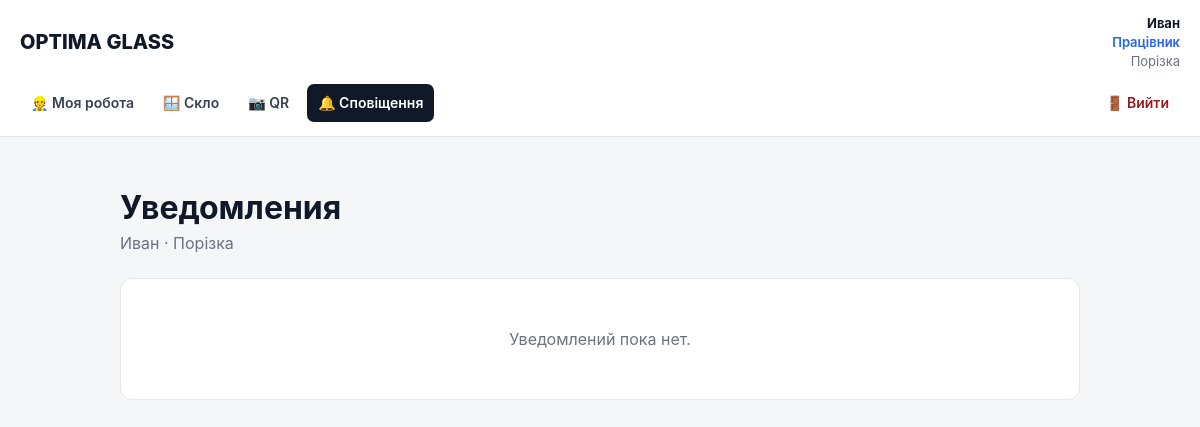
Page /notifications.php (signed in) on the earlier database version.
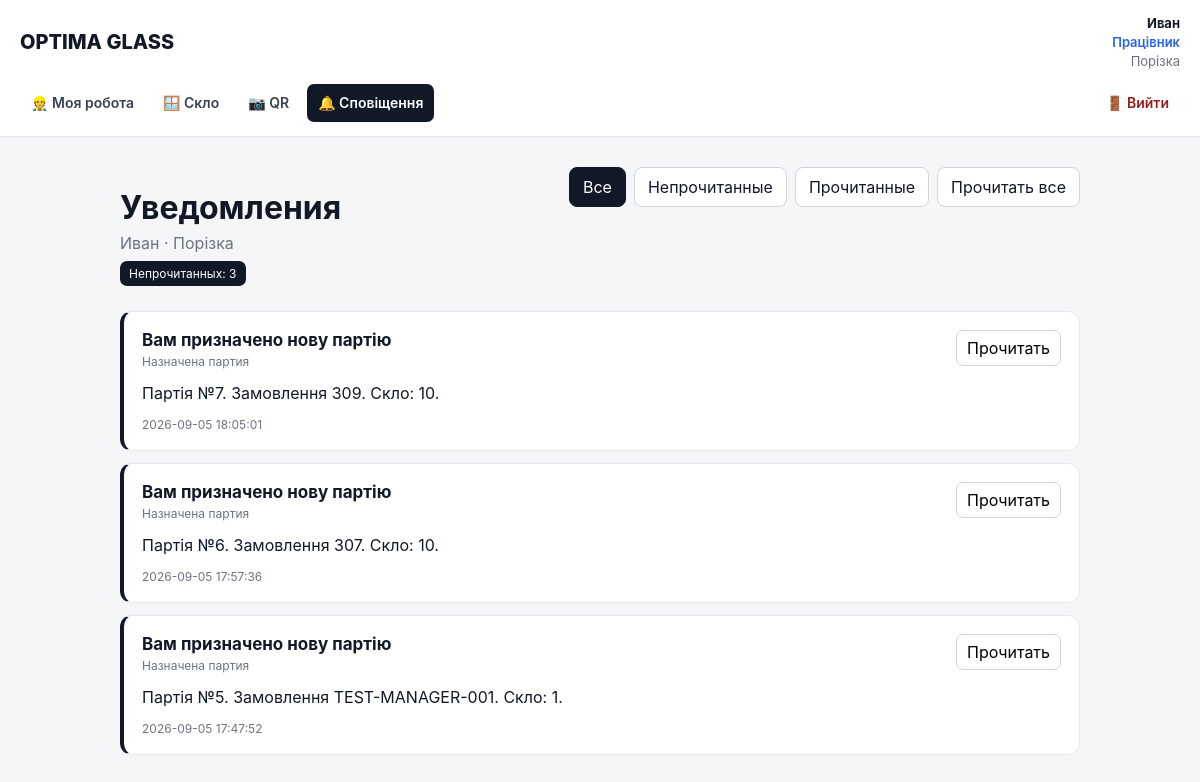
Same page on the later database version.
### tables this page shows
CREATE TABLE users (
        id INTEGER PRIMARY KEY AUTOINCREMENT,
        name TEXT NOT NULL,
        email TEXT NOT NULL UNIQUE,
        password TEXT NOT NULL,
        role TEXT NOT NULL DEFAULT 'employee',
        active INTEGER NOT NULL DEFAULT 1,
        created_at TEXT NOT NULL DEFAULT CURRENT_TIMESTAMP
    , stage_id INTEGER REFERENCES production_stages(id));

CREATE TABLE production_stages (
    id INTEGER PRIMARY KEY AUTOINCREMENT,
    name TEXT NOT NULL UNIQUE,
    active INTEGER NOT NULL DEFAULT 1,
    created_at TEXT NOT NULL DEFAULT CURRENT_TIMESTAMP
, execution_mode TEXT NOT NULL DEFAULT 'single');

CREATE TABLE notifications (
    id INTEGER PRIMARY KEY AUTOINCREMENT,

    user_id INTEGER NOT NULL,

    type TEXT NOT NULL,
    title TEXT NOT NULL,
    message TEXT NOT NULL,

    entity_type TEXT,
    entity_id INTEGER,

    channel TEXT NOT NULL DEFAULT 'in_app',
    status TEXT NOT NULL DEFAULT 'unread',

    read_at TEXT,
    sent_at TEXT,

    created_at TEXT NOT NULL DEFAULT CURRENT_TIMESTAMP,

    FOREIGN KEY (user_id) REFERENCES users(id) ON DELETE CASCADE
);

### src/auth.php (called while the page is built, shortened)
<?php
require_once __DIR__ . '/db.php';
function current_user(): ?array
{
    global $db;
    $stmt = $db->prepare("
        SELECT
            u.id,
            u.name,
            u.email,
            u.role,
            u.active,
            u.stage_id,
            ps.name AS stage_name
        FROM users u
        LEFT JOIN production_stages ps
            ON ps.id = u.stage_id
        WHERE u.id = :id
          AND u.active = 1
        LIMIT 1
    ");
    $stmt->execute([
        ':id' => (int) $_SESSION['user_id'],
    ]);
    $user = $stmt->fetch(PDO::FETCH_ASSOC);
    return $user;
}
function require_user(): array
{
    $user = current_user();
    return $user;
}

### public/notifications.php (the view, shortened to what the rows shown need)
<?php
require __DIR__ . '/../src/auth.php';
$user = require_user();
function e(?string $value): string
{
    return htmlspecialchars(
        $value ?? '',
        ENT_QUOTES,
        'UTF-8'
    );
}
function notificationTypeLabel(string $type): string
{
    return match ($type) {
        'glass_moved' => 'Стекло перемещено',
        'glass_rejected' => 'Брак',
        'critical_order' => 'Критический заказ',
        'batch_assigned' => 'Назначена партия',
        'batch_completed' => 'Партия завершена',
        'production_delay' => 'Задержка производства',
        'order_completed' => 'Заказ завершён',
        default => 'Уведомление',
    };
}
$filter = $_GET['filter'] ?? 'all';
$unreadStmt = $db->prepare("
    SELECT COUNT(*)
    FROM notifications
    WHERE user_id = :user_id
      AND status = 'unread'
");
$unreadStmt->execute([
    ':user_id' => (int) $user['id'],
]);
$unreadCount = (int) $unreadStmt->fetchColumn();
$sql = "
    SELECT
        id,
        type,
        title,
        message,
        entity_type,
        entity_id,
        channel,
        status,
        read_at,
        sent_at,
        created_at
    FROM notifications
    WHERE user_id = :user_id
";
$params = [
    ':user_id' => (int) $user['id'],
];
$sql .= "
    ORDER BY
        CASE
            WHEN status = 'unread' THEN 0
            ELSE 1
        END,
        created_at DESC,
        id DESC
";
$stmt = $db->prepare($sql);
$stmt->execute($params);
$notifications = $stmt->fetchAll(
    PDO::FETCH_ASSOC
);
?>
<!DOCTYPE html>
<html lang="ru">
<head>
    <link
        rel="stylesheet"
        href="/assets/css/app.css"
    >
</head>
<body>
<?php require __DIR__ . '/../src/partials/header.php'; ?>
<main class="notifications-page">
    <header class="notifications-header">
        <div>
            <h1>
                Уведомления
            </h1>
            <div class="notifications-subtitle">
                <?= e($user['name']) ?>
                <?php if (!empty($user['stage_name'])): ?>
                    · <?= e($user['stage_name']) ?>
                <?php endif; ?>
            </div>
            <?php if ($unreadCount > 0): ?>
                <span class="notifications-count">
                    Непрочитанных:
                    <?= $unreadCount ?>
                </span>
            <?php endif; ?>
        </div>
    </header>
    <?php if (!$notifications): ?>
        <div class="empty">
            <?php if ($filter === 'unread'): ?>
                Непрочитанных уведомлений нет.
            <?php elseif ($filter === 'read'): ?>
                Прочитанных уведомлений нет.
            <?php else: ?>
                Уведомлений пока нет.
            <?php endif; ?>
        </div>
    <?php else: ?>
        <div class="notification-list">
            <?php foreach (
                $notifications
                as $notification
            ): ?>
                <article
                    class="notification <?= $notification['status'] === 'unread'
                        ? 'unread'
                        : '' ?>"
                >
                    <div class="notification-top">
                        <div>
                            <div class="notification-title">
                                <?= e(
                                    $notification[
                                        'title'
                                    ]
                                ) ?>
                            </div>
                            <div class="notification-type">
                                <?= e(
                                    notificationTypeLabel(
                                        $notification[
                                            'type'
                                        ]
                                    )
                                ) ?>
                            </div>
                        </div>
                        <?php if (
                            $notification['status']
                            === 'unread'
                        ): ?>
                            <form
                                method="post"
                                class="notification-read"
                            >
                                <button type="submit">
                                    Прочитать
                                </button>
                            </form>
                        <?php endif; ?>
                    </div>
                    <div class="notification-message">
                        <?= nl2br(
                            e(
                                $notification[
                                    'message'
                                ]
                            )
                        ) ?>
                    </div>
                    <div class="notification-date">
                        <?= e(
                            $notification[
                                'created_at'
                            ]
                        ) ?>
                    </div>
                </article>
            <?php endforeach; ?>
        </div>
    <?php endif; ?>
</main>
</body>
</html>

### src/partials/header.php (shortened to what the rows shown need)
<?php
require_once __DIR__ . '/../auth.php';
require_once __DIR__ . '/../permissions.php';
$headerUser =
    isset($user) && is_array($user)
        ? $user
        : current_user();
$currentPage = basename(
    $_SERVER['PHP_SELF'] ?? ''
);
$headerRole = $headerUser['role'] ?? '';
$headerRoleLabels = [
    'superadmin'      => 'Суперадміністратор',
    'admin'           => 'Адміністратор',
    'manager'         => 'Менеджер',
    'section_manager' => 'Майстер дільниці',
    'employee'        => 'Працівник',
];
if (!function_exists('headerMenuItem')) {
    function headerMenuItem(
        string $url,
        string $label,
        string $page,
        string $currentPage,
        bool $allowed = true,
        string $extraClass = ''
    ): void {
        if (!$allowed) {
            return;
        }
        ?>
<link rel="stylesheet" href="/assets/css/app.css">
        <?php
    }
}
?>
<header class="app-header">
    <div class="app-header-inner">
        <div class="app-topbar">
            <a
                href="/"
                class="app-brand"
            >
                OPTIMA GLASS
            </a>
            <?php if ($headerUser): ?>
                <div class="app-user">
                    <strong>
                        <?= htmlspecialchars(
                            $headerUser['name'] ?? '',
                            ENT_QUOTES,
                            'UTF-8'
                        ) ?>
                    </strong>
                    <br>
                    <span class="app-user-role">
                        <?= htmlspecialchars(
                            $headerRoleLabels[$headerRole]
                                ?? $headerRole,
                            ENT_QUOTES,
                            'UTF-8'
                        ) ?>
                    </span>
                    <?php if (
                        !empty(
                            $headerUser['stage_name']
                        )
                    ): ?>
                        <br>
                        <?= htmlspecialchars(
                            $headerUser['stage_name'],
                            ENT_QUOTES,
                            'UTF-8'
                        ) ?>
                    <?php endif; ?>
                </div>
            <?php endif; ?>
        </div>
        <?php if ($headerUser): ?>
                <?php
                if ($headerRole === 'superadmin') {
                    headerMenuItem(
                        '/',
                        '🏠 Головна',
                        'index.php',
                        $currentPage
                    );
                    headerMenuItem(
                        '/production.php',
                        '🏭 Виробництво',
                        'production.php',
                        $currentPage,
                        can(
                            'production.view',
                            $headerUser
                        )
                    );
                    headerMenuItem(
                        '/glasses.php',
                        '🪟 Скло',
                        'glasses.php',
                        $currentPage,
                        can(
                            'glass.view',
                            $headerUser
                        )
                    );
                    headerMenuItem(
                        '/glass_create.php',
                        '➕ Нове замовлення',
                        'glass_create.php',
                        $currentPage,
                        can(
                            'glass.create',
                            $headerUser
                        )
                    );
                    headerMenuItem(
                        '/shipping.php',
                        '🚚 Відвантаження',
                        'shipping.php',
                        $currentPage,
                        can(
                            'production.ship',
                            $headerUser
                        ),
                        'shipping-link'
                    );
                    headerMenuItem(
                        '/manager.php',
                        '📋 Менеджер',
                        'manager.php',
                        $currentPage,
                        can(
                            'orders.start_production',
                            $headerUser
                        )
                    );
                    headerMenuItem(
                        '/employees.php',
                        '👥 Працівники',
                        'employees.php',
                        $currentPage,
                        can(
                            'employees.view',
                            $headerUser
                        )
                    );
                    headerMenuItem(
                        '/roles.php',
                        '🔐 Ролі',
                        'roles.php',
                        $currentPage,
                        can(
                            'system.roles',
                            $headerUser
                        )
                    );
                    headerMenuItem(
                        '/user_permissions.php',
                        '🛡 Права',
                        'user_permissions.php',
                        $currentPage,
                        can(
                            'user_permissions.manage',
                            $headerUser
                        )
                    );
                    headerMenuItem(
                        '/admin/stages.php',
                        '🏗 Дільниці',
                        'stages.php',
                        $currentPage,
                        can(
                            'system.settings',
                            $headerUser
                        )
                    );
                    headerMenuItem(
                        '/admin/glass_types.php',
                        '🪟 Типи скла',
                        'glass_types.php',
                        $currentPage,
                        can(
                            'system.settings',
                            $headerUser
                        )
                    );
                    headerMenuItem(
                        '/admin/import.php',
                        '📥 Імпорт',
                        'import.php',
                        $currentPage,
                        can(
                            'orders.create',
                            $headerUser
                        )
                    );
                    headerMenuItem(
                        '/notifications.php',
                        '🔔 Сповіщення',
                        'notifications.php',
                        $currentPage,
                        can(
                            'notifications.view',
                            $headerUser
                        )
                    );
                }
                elseif ($headerRole === 'employee') {
                    headerMenuItem(
                        '/work.php',
                        '👷 Моя робота',
                        'work.php',
                        $currentPage,
                        can(
                            'production.view',
                            $headerUser
                        )
                        && !empty(
                            $headerUser['stage_id']
                        )
                    );
                }
                ?>
        <?php endif; ?>
    </div>
</header>

Differences in the rows shown:
added notifications: title "Вам призначено нову партію", type "Назначена партия", message "Партія №7. Замовлення 309. Скло: 10.", created_at "2026-09-05 18:05:01"
added notifications: title "Вам призначено нову партію", type "Назначена партия", message "Партія №6. Замовлення 307. Скло: 10.", created_at "2026-09-05 17:57:36"
added notifications: title "Вам призначено нову партію", type "Назначена партия", message "Партія №5. Замовлення TEST-MANAGER-001. Скло: 1.", created_at "2026-09-05 17:47:52"
Other differences:
$unreadCount: (not shown) → "3"
text no longer shown: "Уведомлений пока нет."
text now shown: "Непрочитанных: Все Непрочитанные Прочитанные Прочитать все"
